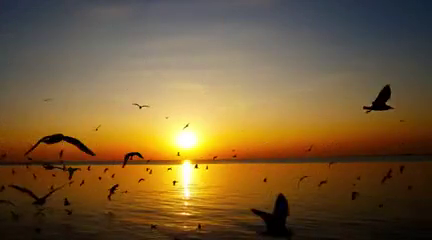
#> input picture frame 50 of cm33-app/libraries/components/lvgl_9.2.0/examples/libs/ffmpeg/birds.mp4, 432 x 240 px, given in place of the camera
$ python vision_pc_camera_check.py
#> lines starting #> are read from the running program, lines starting #| are printed output that depends on the picture
#!/usr/bin/env python3
"""Check that a PC camera can capture usable frames for BabyBed vision."""

from __future__ import annotations

import argparse
import sys
from pathlib import Path

import numpy as np


def parse_args() -> argparse.Namespace:
    parser = argparse.ArgumentParser(
        description="Open a PC camera, capture frames, and print image statistics."
    )
    parser.add_argument("--camera", type=int, default=0, help="OpenCV camera index")
    parser.add_argument(
        "--frames",
        type=int,
        default=30,
        help="Number of frames to read before reporting the last frame",
    )
    parser.add_argument("--save", help="Optional path to save the last captured frame")
    return parser.parse_args()


def import_cv2():
    try:
        import cv2  # type: ignore

        return cv2
    except Exception as exc:
        raise RuntimeError(
            "OpenCV is unavailable. Install it with: pip install opencv-python numpy"
        ) from exc


def save_frame(path_text: str, frame_bgr: np.ndarray) -> None:
    cv2 = import_cv2()
    path = Path(path_text)
    if path.parent:
        path.parent.mkdir(parents=True, exist_ok=True)

    suffix = path.suffix.lower() or ".jpg"
    ok, encoded = cv2.imencode(suffix, frame_bgr)
    if not ok:
        raise RuntimeError(f"failed to encode frame as {suffix}")
    encoded.tofile(str(path))
    print(f"[save] {path}")


def main() -> int:
    args = parse_args()
    if args.frames <= 0:
        print("[error] --frames must be positive", file=sys.stderr)
        return 2

    try:
        cv2 = import_cv2()
    except RuntimeError as exc:
        print(f"[error] {exc}", file=sys.stderr)
        return 2

    cap = cv2.VideoCapture(args.camera, cv2.CAP_DSHOW)
    if not cap.isOpened():
        cap.release()
        cap = cv2.VideoCapture(args.camera)

    if not cap.isOpened():
        print(f"[error] failed to open camera index={args.camera}", file=sys.stderr)
        return 1

    print(f"[camera] opened index={args.camera}")

    frame = None
    read_count = 0
    for _ in range(args.frames):
        ok, current = cap.read()
        if ok and current is not None and current.size > 0:
            frame = current
            read_count += 1
#> this loop made 30 passes
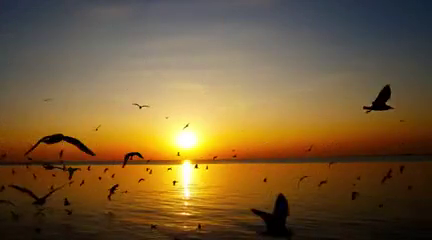
#> input picture frame 50 of cm33-app/libraries/components/lvgl_9.2.0/examples/libs/ffmpeg/birds.mp4, 432 x 240 px, given in place of the camera
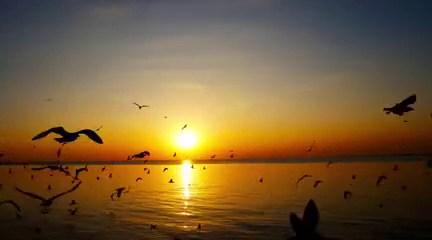
#> input picture frame 51 of cm33-app/libraries/components/lvgl_9.2.0/examples/libs/ffmpeg/birds.mp4, 432 x 240 px, given in place of the camera
#> pass 3, in main, `ok, current = cap.read()`:
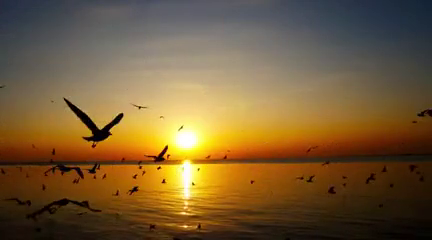
#> current: shape (240, 432, 3); mean B, G, R 55, 92.4, 118.5
#> after the loop, read_count = 30

    fps = float(cap.get(cv2.CAP_PROP_FPS) or 0.0)
    cap.release()

    if frame is None:
        print(
            f"[error] camera opened but no valid frame was read "
            f"from {args.frames} attempts",
            file=sys.stderr,
        )
        return 1

    height, width = frame.shape[:2]
#> height = 240; width = 432
    min_v = int(frame.min())
#> min_v = 0
    max_v = int(frame.max())
#> max_v = 255
    mean_v = float(frame.mean())
#> mean_v = 85.11
    nonzero = int(np.count_nonzero(frame))
#> nonzero = 299333
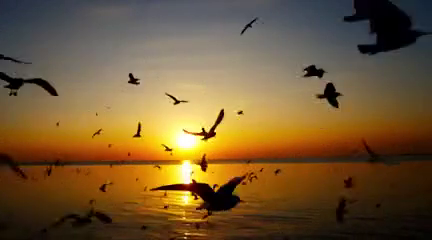
#> frame: shape (240, 432, 3); mean B, G, R 52.2, 88.3, 114.8

    if nonzero == 0:
        print("[error] last frame is all zeros", file=sys.stderr)
        return 1

    print(
        "[frame] "
        f"width={width} height={height} fps={fps:.2f} "
        f"mean={mean_v:.2f} min={min_v} max={max_v} nonzero={nonzero} "
        f"valid_reads={read_count}/{args.frames}"
    )
#| [frame] width=432 height=240 fps=25.05 mean=85.11 min=0 max=255 nonzero=299333 valid_reads=30/30

    if args.save:
        try:
            save_frame(args.save, frame)
        except Exception as exc:
            print(f"[error] failed to save frame: {exc}", file=sys.stderr)
            return 1

    return 0


if __name__ == "__main__":
    raise SystemExit(main())
#> (the program exits here)

$ run again, starting later in the video
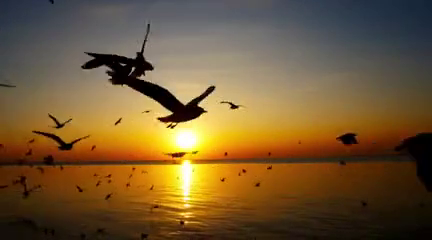
#> input picture frame 225 of cm33-app/libraries/components/lvgl_9.2.0/examples/libs/ffmpeg/birds.mp4, 432 x 240 px, given in place of the camera
#> the loop in main, `for _ in range(args.frames):` made 30 passes
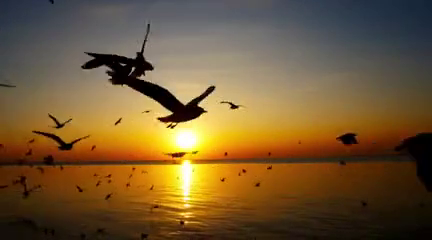
#> input picture frame 225 of cm33-app/libraries/components/lvgl_9.2.0/examples/libs/ffmpeg/birds.mp4, 432 x 240 px, given in place of the camera
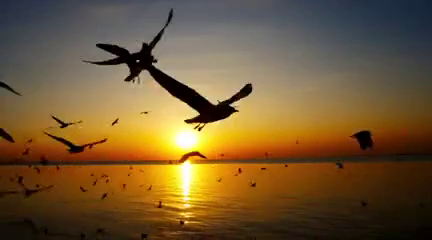
#> input picture frame 226 of cm33-app/libraries/components/lvgl_9.2.0/examples/libs/ffmpeg/birds.mp4, 432 x 240 px, given in place of the camera
#> after the loop in main, `for _ in range(args.frames):`: read_count = 30
#> min_v = 0
#> max_v = 255
#> mean_v = 87.49
#> nonzero = 301478
#> in main, `nonzero = int(np.count_nonzero(frame))`:
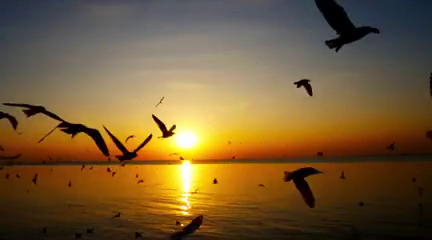
#> frame: shape (240, 432, 3); mean B, G, R 53.7, 91.3, 117.4
#| [frame] width=432 height=240 fps=25.05 mean=87.49 min=0 max=255 nonzero=301478 valid_reads=30/30

$ run again, starting later in the video
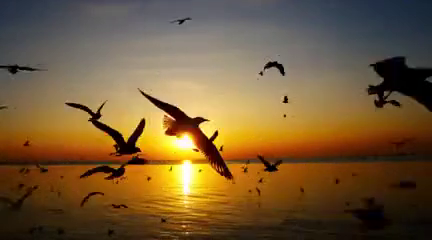
#> input picture frame 400 of cm33-app/libraries/components/lvgl_9.2.0/examples/libs/ffmpeg/birds.mp4, 432 x 240 px, given in place of the camera
#> the loop in main, `for _ in range(args.frames):` made 30 passes
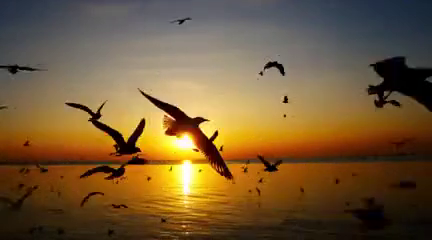
#> input picture frame 400 of cm33-app/libraries/components/lvgl_9.2.0/examples/libs/ffmpeg/birds.mp4, 432 x 240 px, given in place of the camera
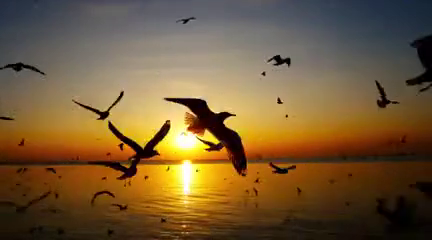
#> input picture frame 401 of cm33-app/libraries/components/lvgl_9.2.0/examples/libs/ffmpeg/birds.mp4, 432 x 240 px, given in place of the camera
#> after the loop in main, `for _ in range(args.frames):`: read_count = 30
#> min_v = 0
#> max_v = 255
#> mean_v = 93.51
#> nonzero = 305109
#> in main, `nonzero = int(np.count_nonzero(frame))`:
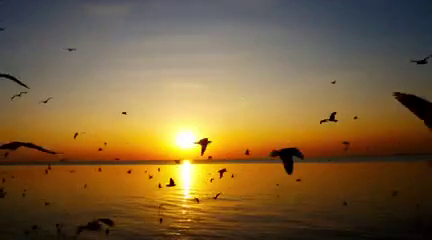
#> frame: shape (240, 432, 3); mean B, G, R 59.1, 97.4, 124
#| [frame] width=432 height=240 fps=25.05 mean=93.51 min=0 max=255 nonzero=305109 valid_reads=30/30
